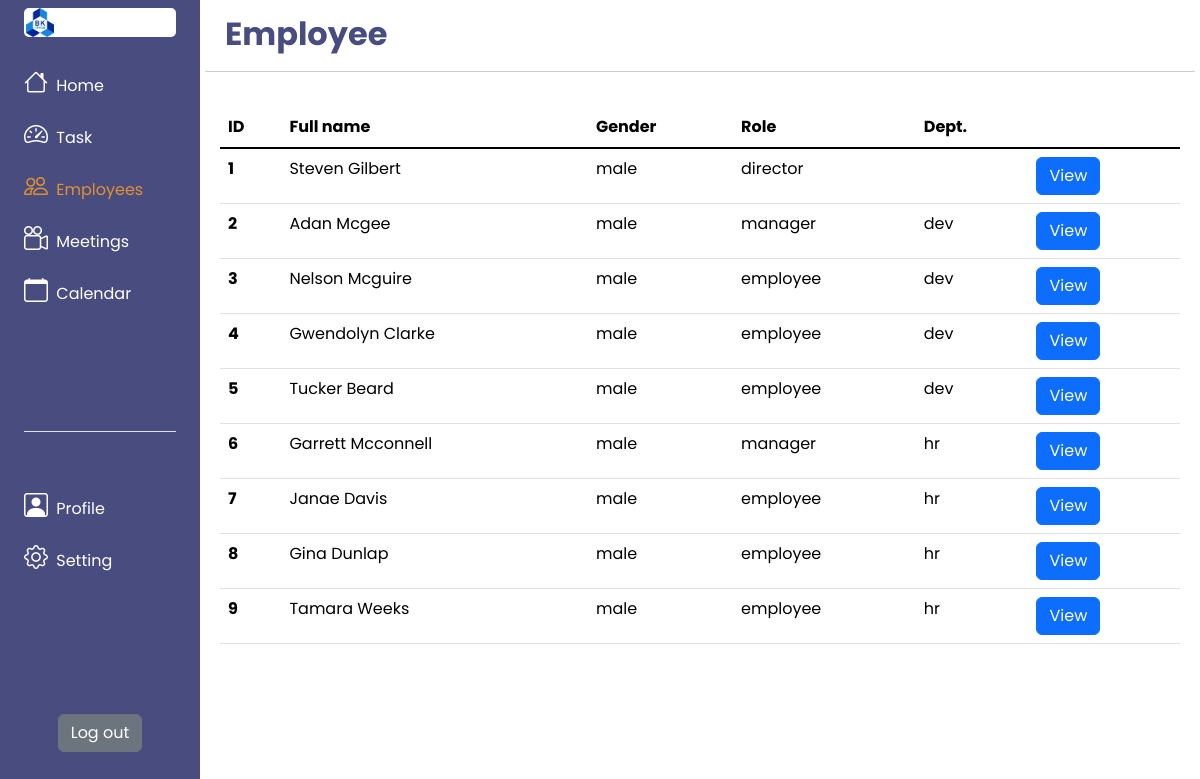
Screenshot of /pages/employee.php with the database file from the repository.
### tables this page shows
create table user (
	id int auto_increment,
    fullname varchar(30),
    gender varchar (6),
    phone varchar(10),
    username varchar(30) unique,
    password varchar(30),
    role varchar(10),
    dep varchar(5),
    primary key (id)
);

### pages/employee.php (the view, shortened to what this page needs)
<!DOCTYPE html>
<html lang="en">
<head>
    <link href="https://cdn.jsdelivr.net/npm/bootstrap@5.2.2/dist/css/bootstrap.min.css" rel="stylesheet" />
    <link rel="stylesheet" href="https://cdn.jsdelivr.net/npm/bootstrap-icons@1.9.1/font/bootstrap-icons.css">
    <link rel="stylesheet" href="../style/employee.css">
</head>
<body>
    <div class="container-fluid">
        <div class="row flex-nowrap">
            <?php
            include "../components/main/sidebar.php";
            ?>
            <div class="col-auto col-10 p-0">
                <div class="page-title">
                    <h2>Employee</h2>
                </div>
                <div class="page-content">
                    <div class="create-btn">
                    </div>
                    <div id="employeeListTable" class="table-wrapper">
                        <table class="table">
                            <thead>
                                <tr>
                                    <th scope="col">ID</th>
                                    <th scope="col">Full name</th>
                                    <th scope="col">Gender</th>
                                    <th scope="col">Role</th>
                                    <th scope="col">Dept.</th>
                                </tr>
                            </thead>
                            <tbody class="table-group-divider custom-tbody">
                                <?php
                                include "./../utils/dbConnect.php";
                                $query = " SELECT * FROM user";
                                $result = mysqli_query($conn, $query);
                                while ($row = mysqli_fetch_assoc($result)) {
                                    echo "<tr>
                                    <th scope='row'>" . $row["id"] . "</th>
                                    <td>" . $row["fullname"] . "</td>
                                    <td>" . $row["gender"] . "</td>
                                    <td>" . $row["role"] . "</td>
                                    <td>" . $row["dep"] . "</td>
                                    <td>
                                        <button type='button' class='btn btn-primary view-btn' data-bs-toggle='modal' data-bs-target='#exampleModal{$row["id"]}'>
                                            View
                                        </button>
                                        <div class='modal fade custom-modal-tbody' id='exampleModal{$row["id"]}' tabindex='-1' aria-labelledby='exampleModalLabel' aria-hidden='true'>
                                                        <h4>Full name: <span>" . $row["fullname"] . "<span/></h4>
                                                        <h4>Gender: <span>" . $row["gender"] . "<span/></h4>
                                                        <h4>Role: <span>" . $row["role"] . "<span/></h4>
                                                        <h4>Department: <span>" . $row["dep"] . "<span/></h4>
                                                        <h4>Phone: <span>" . $row["phone"] . "<span/></h4>
                                        </div>
                                    </td>
                                </tr>";
                                }
                                ?>
                            </tbody>
                        </table>
                    </div>
                </div>
            </div>
        </div>
    </div>
</body>

### style/employee.css (style rules this page uses)
.page-content .create-btn { padding: 10px; }
.page-content .table-wrapper { padding: 10px 20px; }
.page-title { padding: 10px; }
.page-content .table-wrapper .custom-tbody .view-btn { transition: 0.4s; }
#employeeListTable { height: 550px; overflow-y: scroll; }

### rows the page displays
user: id "1", fullname "Steven Gilbert", gender "male", role "director"
user: id "2", fullname "Adan Mcgee", gender "male", role "manager", dep "dev"
user: id "3", fullname "Nelson Mcguire", gender "male", role "employee", dep "dev"
user: id "4", fullname "Gwendolyn Clarke", gender "male", role "employee", dep "dev"
user: id "5", fullname "Tucker Beard", gender "male", role "employee", dep "dev"
user: id "6", fullname "Garrett Mcconnell", gender "male", role "manager", dep "hr"
user: id "7", fullname "Janae Davis", gender "male", role "employee", dep "hr"
user: id "8", fullname "Gina Dunlap", gender "male", role "employee", dep "hr"
user: id "9", fullname "Tamara Weeks", gender "male", role "employee", dep "hr"
